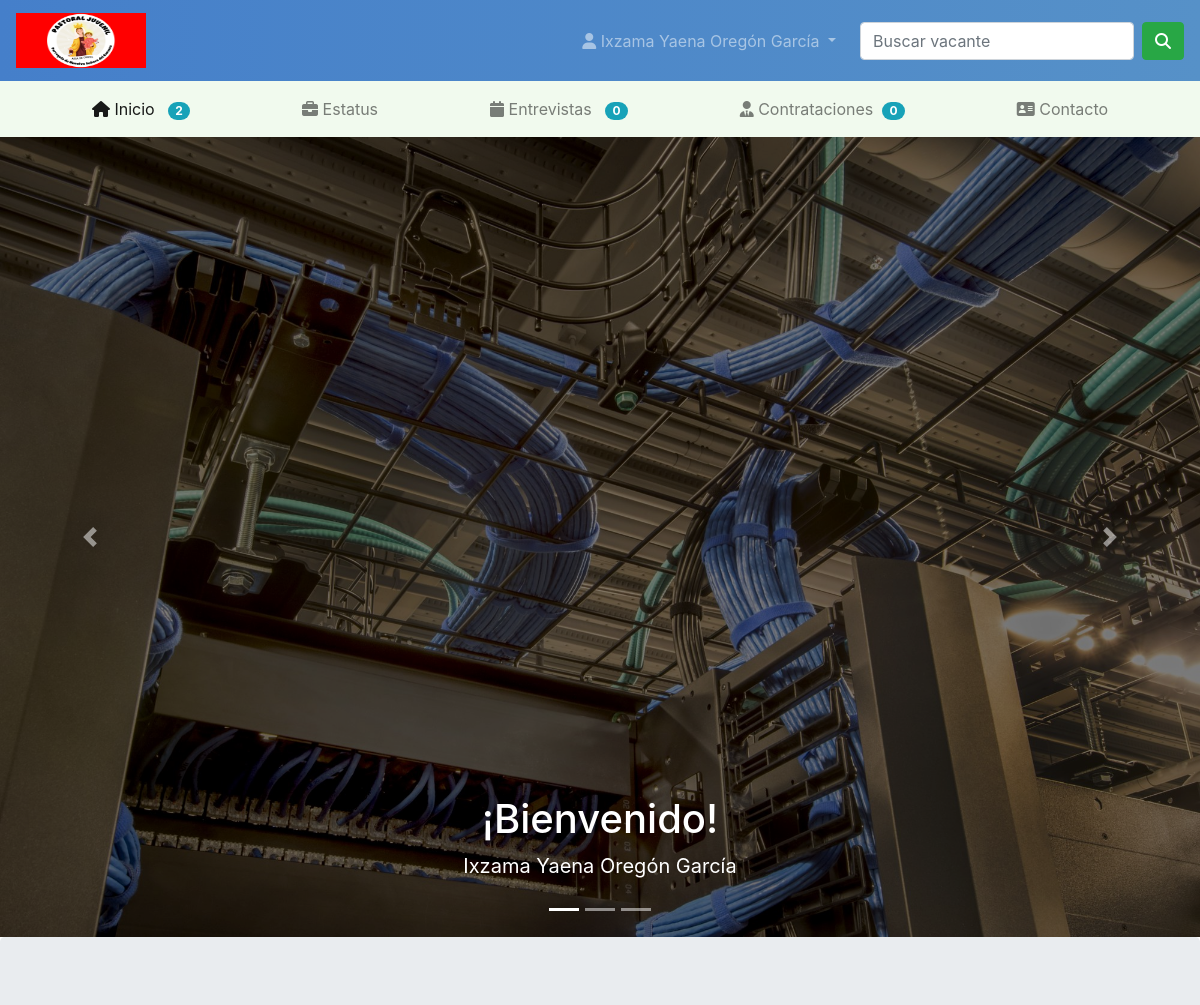
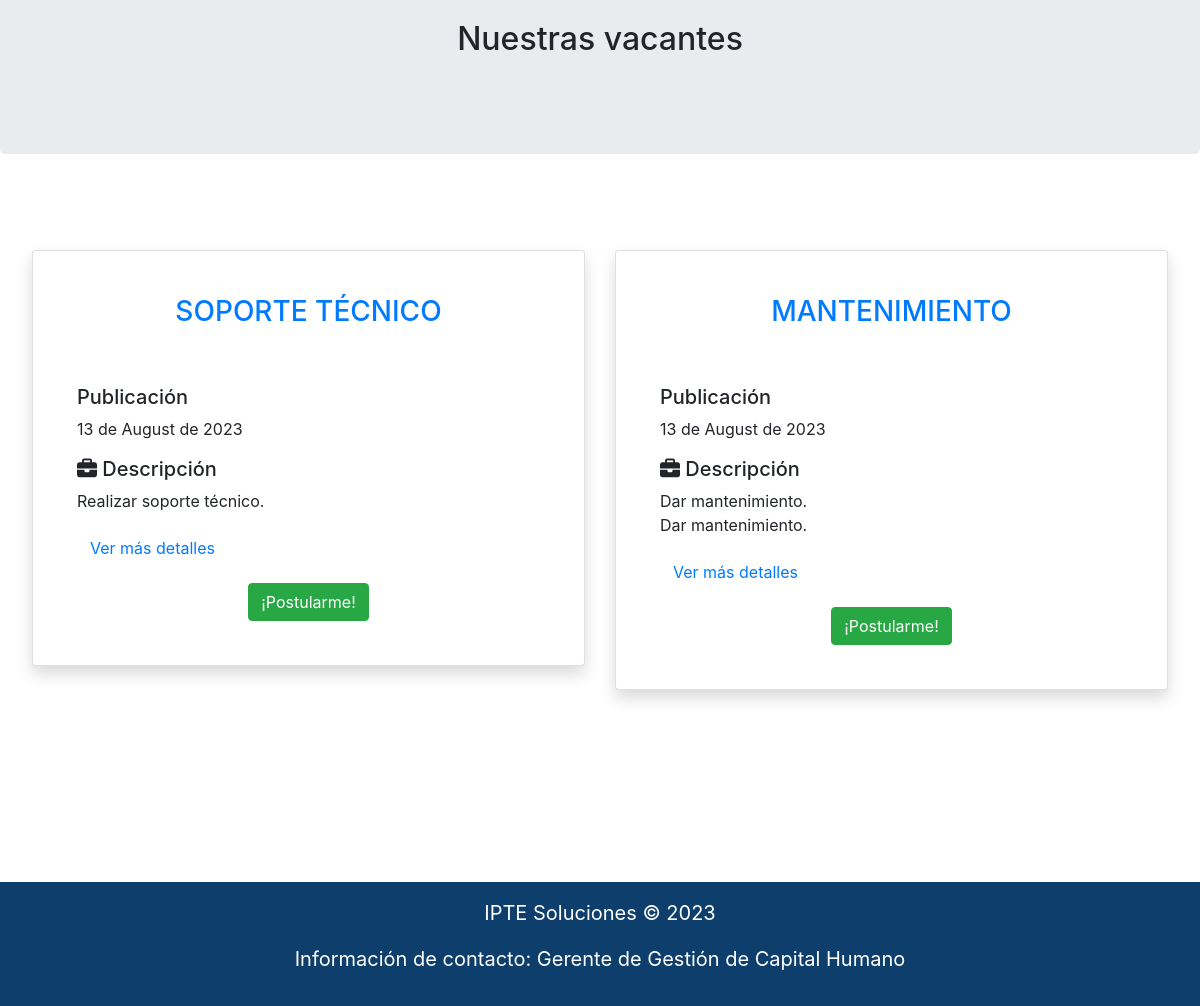
/ (signed in), run on the app's committed database (2 pictures, top to bottom).
### tables this page shows
CREATE TABLE `vacante` (
  `id_vacante` int(11) NOT NULL,
  `puesto_vacante` varchar(100) NOT NULL,
  `descripcion_vacante` varchar(200) NOT NULL,
  `perfil_vacante` varchar(1000) NOT NULL,
  `sueldo_vacante` int(5) NOT NULL,
  `ubicacion_vacante` varchar(80) NOT NULL,
  `modalidad_vacante` varchar(25) NOT NULL,
  `modalidad_entrevista` varchar(20) NOT NULL,
  `comentarios_vacante` varchar(1000) DEFAULT NULL,
  `fecha_vacante` date NOT NULL,
  `activo_vacante` int(2) NOT NULL
);

### index.php (the view, shortened to what this page needs)
<?php
  include_once('config.php');
?>
<!DOCTYPE html>
<html lang="es">
<head>
	<link rel="stylesheet" href="https://cdn.jsdelivr.net/npm/bootstrap@4.6.2/dist/css/bootstrap.min.css">
    <link rel="stylesheet" href="https://cdnjs.cloudflare.com/ajax/libs/font-awesome/6.2.0/css/all.min.css" />
</head>
<body>
  <div class="sticky-top">
	<nav class="navbar sticky-top navbar-expand-lg navbar-dark" id="nav">
    <a class="navbar-brand" href="home.php">
    <img src="../img/logo.png" width="130" height="55" class="d-inline-block align-top" alt="IPTE">
  </a>
  	<div class="collapse navbar-collapse" id="navbarSupportedContent">
    	<ul class="navbar-nav ml-auto">
         <li class="nav-item dropdown mr-3">
          <a class="nav-link dropdown-toggle" href="#" role="button" data-toggle="dropdown" aria-expanded="false"><i class="fa-solid fa-user"></i> <?php echo ucwords($_SESSION['NAME']); ?>
          </a>
        </li>
    	</ul>
      <form class="form-inline my-2 my-lg-0" action="" method="GET">
      <input class="form-control mr-sm-2" type="search" placeholder="Buscar vacante" name="busqueda">
      <button class="btn btn-success my-2 my-sm-0" type="submit" name="enviar"><i class="fa-solid fa-magnifying-glass"></i></button>
    </form>
  	</div>
	</nav>
  <nav class="navbar navbar-expand-lg navbar-light" style="background-color: #f1faee;color:#7CE2FC">
  <div class="collapse navbar-collapse" id="navbarSupportedContent">
    <ul class="navbar-nav ml-auto mr-auto">
      <li class="nav-item active ml-5 mr-5">
          <a class="nav-link" href="home.php"><i class="fa-solid fa-house"></i> <span class="sr-only">(current)</span>Inicio
          &nbsp;&nbsp;<span class="badge badge-pill badge-info"><?php
                      $query = "SELECT COUNT(id_vacante) as total FROM vacante WHERE activo_vacante = 1 ";
                            $result = $con -> query($query);
                            $row = $result->fetch_assoc();
                            echo "" . $row['total'] . "";
                        ?></span></a></a>
        </li>
         <li class="nav-item ml-5 mr-5">
         <a class="nav-link" href="estatus.php"><i class="fa-solid fa-briefcase"></i> Estatus</a>
         </li>
         <li class="nav-item ml-5 mr-5">
         <a class="nav-link" href="entrevistas.php"><i class="fa-solid fa-calendar"></i> Entrevistas
         &nbsp;&nbsp;<span class="badge badge-pill badge-info"><?php
         $id = $_SESSION['ID'];
                      $query = "SELECT COUNT(id_entrevista) as total FROM entrevistas WHERE activo_entrevista = 1 and (estatus_entrevista = 'Pendiente' or estatus_entrevista = 'Pendiente segunda etapa') and id_postulante='$id' ";
                            $result = $con -> query($query);
                            $row = $result->fetch_assoc();
                            echo "" . $row['total'] . "";
                        ?></span></a>
         </li>
         <li class="nav-item ml-5 mr-5">
         <a class="nav-link" href="contrataciones.php"><i class="fa-solid fa-user-tie"></i> Contrataciones&nbsp;&nbsp;<span class="badge badge-pill badge-info"><?php
         $id = $_SESSION['ID'];
                      $query = "SELECT COUNT(id) as total FROM contratacion WHERE id_postulante='$id' ";
                            $result = $con -> query($query);
                            $row = $result->fetch_assoc();
                            echo "" . $row['total'] . "";
                        ?></span></a></a>
         </li>
         <li class="nav-item ml-5 mr-5">
         <a class="nav-link" href="contacto.php"><i class="fa-solid fa-address-card"></i> Contacto</a>
         </li>
    </ul>
  </div>
</nav>
</div>
<div id="carouselExampleCaptions" class="carousel slide" data-ride="carousel">
  <ol class="carousel-indicators">
    <li data-target="#carouselExampleCaptions" data-slide-to="0" class="active"></li>
    <li data-target="#carouselExampleCaptions" data-slide-to="1"></li>
    <li data-target="#carouselExampleCaptions" data-slide-to="2"></li>
  </ol>
  <div class="carousel-inner">
    <div class="carousel-item active">
      <img src="img/img1.jpg" class="d-block w-100" alt="img1" style=" filter:brightness(0.5);">
      <div class="carousel-caption d-none d-md-block">
        <h1>¡Bienvenido!</h1>
        <p class="lead"><b><?php echo ucwords($_SESSION['NAME']); ?></b></p>
      </div>
    </div>
  </div>
  <button class="carousel-control-prev" type="button" data-target="#carouselExampleCaptions" data-slide="prev">
    <span class="carousel-control-prev-icon" aria-hidden="true"></span>
  </button>
  <button class="carousel-control-next" type="button" data-target="#carouselExampleCaptions" data-slide="next">
    <span class="carousel-control-next-icon" aria-hidden="true"></span>
  </button>
</div>
	<div class="jumbotron">
	    <br>
		<center><h2>Nuestras vacantes</h2></center>
   <br>
 </div>
   <div class="jumbotron" style="background-color: #FFF;">
   <div class="row row-cols-1 row-cols-md-2">
    <?php
      $sql = "SELECT * FROM vacante WHERE activo_vacante = 1 ";
               $result = $con -> query($sql);
               if($result ->num_rows > 0){
                $i=1;
                  while($row = $result ->fetch_assoc()) {
                    $i++;
                    ?>
                           <div class='col mb-4'>
                            <div class="accordion" id="accordionExample">
                        <div class='card h-100 shadow p-4 mb-5 bg-white rounded'>
                        <div class='card-body'>
                           <h3 class='text-uppercase text-primary'><center><?php echo $row['puesto_vacante'] ?></h3></center>
                           <br>
                           <br>
                           <h5> Publicación</h5>
                           <p><?php setlocale(LC_TIME, 'es_ES', 'Spanish_Spain', 'Spanish');
                    echo strftime("%d de %B de %Y", strtotime($row['fecha_vacante'])); ?></p>
                           <h5><i class="fa-solid fa-briefcase"></i> Descripción</h5>
                           <p><?php echo $row['descripcion_vacante'] ?></p>
                           <p>
                           <a class="btn btn-link btn-block text-left" type="button" data-toggle="collapse" data-target="#collapse<?php echo $i ?>" aria-expanded="true" aria-controls="collapseOne">Ver más detalles</a>
                           </p>
                           <form action="" method="POST">
                           <div class="container-fluid text-center">
                              <input class="btn btn-success" role="button" type="submit" name="submit" value="¡Postularme!"> </input>
                           </div>
                           </form>
                           </div>
                           </div>
                           </div>
                         </div>
                        <?php }
                     }
                     ?>
  </div>
</div>
   <br>
    <footer class="page-footer font-small" style="background-color: #0E3E6B; ">
      <div class="footer-copyright text-center py-3 text-dark" style="font-size: 20px">
       <p style="color: white;"><a href="https://www.iptesoluciones.com/" style="color: #fff;">IPTE Soluciones &copy; 2023</a></p>
       <p style="color: white;">Información de contacto: <a style="color: white;" href="mailto: ioregon@ipte.com.mx">Gerente de Gestión de Capital Humano</a></p>
      </div>
    </footer>
</body>
</html>

### index.php (style rules this page uses)
#nav { background: #457fca; background: -webkit-linear-gradient(to left, #5691c8, #457fca); background: linear-gradient(to left, #5691c8, #457fca); }

### data on the page
vacante: puesto_vacante "SOPORTE TÉCNICO", fecha_vacante "13 de August de 2023", descripcion_vacante "Realizar soporte técnico."
vacante: puesto_vacante "MANTENIMIENTO", fecha_vacante "13 de August de 2023", descripcion_vacante "Dar mantenimiento. Dar mantenimiento."

### other printed values
$_SESSION['NAME'] "Ixzama Yaena Oregón García"
$row['total'] "2"
$row['total'] "0"
